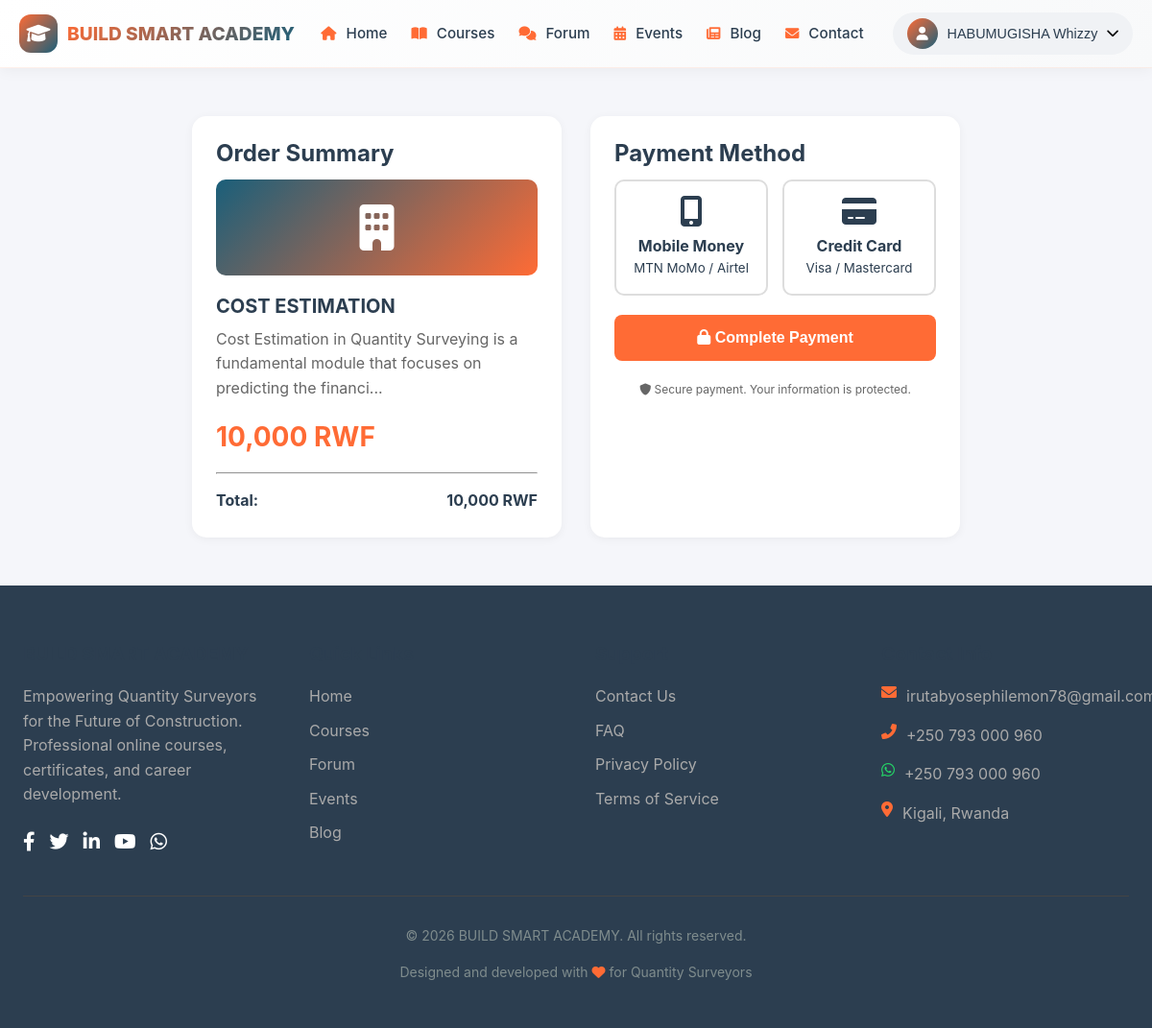
/checkout.php?course_id=1 (signed in), run on the app's committed database.
### tables this page shows
CREATE TABLE `courses` (
  `id` int(11) NOT NULL,
  `title` varchar(255) NOT NULL,
  `description` text DEFAULT NULL,
  `price` int(11) DEFAULT 0 COMMENT 'in RWF, 0 = free',
  `is_paid` tinyint(1) DEFAULT 0,
  `featured_image` varchar(500) DEFAULT NULL,
  `category` varchar(100) DEFAULT NULL,
  `instructor_id` int(11) DEFAULT NULL,
  `total_units` int(11) DEFAULT 0,
  `final_passing_score` int(11) DEFAULT 80,
  `status` enum('draft','published') DEFAULT 'draft',
  `created_by` int(11) DEFAULT NULL,
  `created_at` timestamp NOT NULL DEFAULT current_timestamp()
);

### checkout.php (the view, shortened to what this page needs)
<?php
$course_id = isset($_GET['course_id']) ? intval($_GET['course_id']) : 0;
$db = Database::getConnection();
$stmt = $db->prepare("SELECT * FROM courses WHERE id = ? AND status = 'published'");
$stmt->execute([$course_id]);
$course = $stmt->fetch();
?>
<!DOCTYPE html>
<html lang="en">
<head>
    <link rel="stylesheet" href="<?php echo SITE_URL; ?>assets/css/style.css">
    <link rel="stylesheet" href="https://cdnjs.cloudflare.com/ajax/libs/font-awesome/6.0.0/css/all.min.css">
</head>
<body>
    <?php include __DIR__ . '/../includes/navbar.php'; ?>
    <div class="container">
        <div class="checkout-container">
            <div class="order-summary">
                <h3>Order Summary</h3>
                <div class="course-image">
                    <i class="fas fa-building"></i>
                </div>
                <h4><?php echo htmlspecialchars($course['title']); ?></h4>
                <p style="color: #666; margin: 10px 0;"><?php echo htmlspecialchars(substr($course['description'], 0, 100)); ?>...</p>
                <div class="price">
                    <?php echo number_format($course['price']); ?> RWF
                </div>
                <hr>
                <div style="display: flex; justify-content: space-between; margin-top: 15px;">
                    <strong>Total:</strong>
                    <strong><?php echo number_format($course['price']); ?> RWF</strong>
                </div>
            </div>
            <div class="payment-form">
                <h3>Payment Method</h3>
                <form method="POST" id="paymentForm">
                    <div class="payment-methods">
                        <div class="payment-method" data-method="momo" onclick="selectMethod('momo')">
                            <i class="fas fa-mobile-alt"></i>
                            <strong>Mobile Money</strong>
                            <small style="display: block;">MTN MoMo / Airtel</small>
                        </div>
                        <div class="payment-method" data-method="card" onclick="selectMethod('card')">
                            <i class="fas fa-credit-card"></i>
                            <strong>Credit Card</strong>
                            <small style="display: block;">Visa / Mastercard</small>
                        </div>
                    </div>
                    <button type="submit" class="btn-pay" id="payBtn" disabled>
                        <i class="fas fa-lock"></i> Complete Payment
                    </button>
                </form>
                <p style="text-align: center; margin-top: 20px; font-size: 12px; color: #666;">
                    <i class="fas fa-shield-alt"></i> Secure payment. Your information is protected.
                </p>
            </div>
        </div>
    </div>
    <?php include __DIR__ . '/../includes/footer.php'; ?>
</body>
</html>

### style.css (style rules this page uses)
:root { --orange: #FF6B35; --orange-dark: #e55a2b; --blue: #1A5F7A; --blue-dark: #134b62; --dark: #2C3E50; --dark-light: #34495e; --light: #ECF0F1; --white: #FFFFFF; --gray: #7F8C8D; --gray-light: #bdc3c7; --green: #27AE60; --green-dark: #219a52; --red: #E74C3C; --red-dark: #c0392b; --yellow: #F39C12; --purple: #9B59B6; --shadow-sm: 0 2px 8px rgba(0,0,0,0.05); --shadow-md: 0 5px 20px rgba(0,0,0,0.08); --shadow-lg: 0 10px 40px rgba(0,0,0,0.12); --shadow-xl: 0 20px 60px rgba(0,0,0,0.15); --transition-fast: all 0.2s ease; --transition: all 0.3s ease; --transition-slow: all 0.5s ease; --border-radius-sm: 8px; --border-radius-md: 12px; --border-radius-lg: 16px; --border-radius-xl: 24px; }
* { margin: 0; padding: 0; box-sizing: border-box; }
*::before, *::after { box-sizing: border-box; }
html { scroll-behavior: smooth; -webkit-font-smoothing: antialiased; -moz-osx-font-smoothing: grayscale; }
body { font-family: 'Inter', -apple-system, BlinkMacSystemFont, 'Segoe UI', Roboto, 'Helvetica Neue', sans-serif; line-height: 1.6; color: var(--dark); background-color: #f5f6fa; overflow-x: hidden; }
h1, h2, h3, h4, h5, h6 { font-weight: 700; line-height: 1.2; margin-bottom: 0.5em; color: var(--dark); }
h3 { font-size: 1.5rem; }
h4 { font-size: 1.25rem; }
p { margin-bottom: 1rem; color: var(--gray); }
.container { max-width: 1280px; margin: 0 auto; padding: 0 24px; }

### checkout.php (style rules this page uses)
.checkout-container { max-width: 800px; margin: 50px auto; display: grid; grid-template-columns: 1fr 1fr; gap: 30px; }
.order-summary { background: white; border-radius: 15px; padding: 25px; box-shadow: 0 2px 10px rgba(0,0,0,0.05); }
.payment-form { background: white; border-radius: 15px; padding: 25px; box-shadow: 0 2px 10px rgba(0,0,0,0.05); }
.course-image { background: linear-gradient(135deg, var(--blue), var(--orange)); height: 100px; border-radius: 10px; display: flex; align-items: center; justify-content: center; font-size: 48px; color: white; margin-bottom: 20px; }
.price { font-size: 28px; font-weight: bold; color: var(--orange); margin: 15px 0; }
.payment-methods { display: flex; gap: 15px; margin-bottom: 20px; }
.payment-method { flex: 1; border: 2px solid #ddd; border-radius: 10px; padding: 15px; text-align: center; cursor: pointer; transition: all 0.3s; }
.payment-method i { font-size: 32px; margin-bottom: 8px; display: block; }
.btn-pay { width: 100%; background: var(--orange); color: white; padding: 15px; border: none; border-radius: 8px; font-size: 16px; font-weight: bold; cursor: pointer; }

### data on the page
courses: title "COST ESTIMATION", description "Cost Estimation in Quantity Surveying is a fundamental module that focuses on predicting the financi", price "10,000"

### other printed values
$_SESSION['user_name'] "HABUMUGISHA Whizzy"
SITE_NAME "BUILD SMART ACADEMY"
